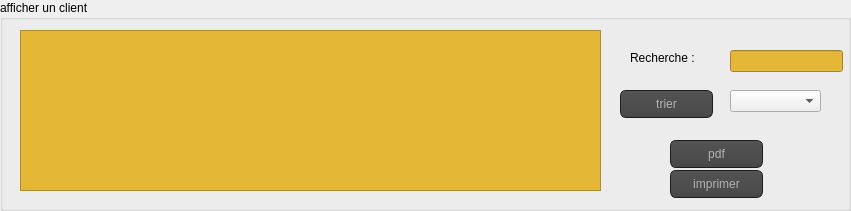
     <widget class="QGroupBox" name="groupBox_3">
      <property name="geometry">
       <rect>
        <x>20</x>
        <y>309</y>
        <width>851</width>
        <height>211</height>
       </rect>
      </property>
      <property name="title">
       <string>afficher un client </string>
      </property>
      <widget class="QTableView" name="tab_afficher">
       <property name="geometry">
        <rect>
         <x>20</x>
         <y>30</y>
         <width>581</width>
         <height>161</height>
        </rect>
       </property>
       <property name="styleSheet">
        <string notr="true">background-color: rgb(229, 183, 54);</string>
       </property>
      </widget>
      <widget class="QLineEdit" name="recherche">
       <property name="geometry">
        <rect>
         <x>730</x>
         <y>50</y>
         <width>113</width>
         <height>22</height>
        </rect>
       </property>
       <property name="styleSheet">
        <string notr="true">background-color: rgb(229, 183, 54);</string>
       </property>
      </widget>
      <widget class="QLabel" name="label_7">
       <property name="geometry">
        <rect>
         <x>630</x>
         <y>50</y>
         <width>91</width>
         <height>16</height>
        </rect>
       </property>
       <property name="text">
        <string>Recherche :</string>
       </property>
      </widget>
      <widget class="QComboBox" name="comboBox_tri">
       <property name="geometry">
        <rect>
         <x>730</x>
         <y>90</y>
         <width>91</width>
         <height>22</height>
        </rect>
       </property>
      </widget>
      <widget class="QPushButton" name="tri">
       <property name="geometry">
        <rect>
         <x>620</x>
         <y>90</y>
         <width>93</width>
         <height>28</height>
        </rect>
       </property>
       <property name="styleSheet">
        <string notr="true">

QToolTip
{
border: 1px solid black;
background-color: #ffa02f;
padding: 1px;
border-radius: 3px;
opacity: 100;
}

QWidget
{
color: #b1b1b1;
background-color: #323232;
}

QWidget:item:hover
{
background-color: QLinearGradient( x1: 0, y1: 0, x2: 0, y2: 1, stop: 0 #ffa02f, stop: 1 #ca0619);
color: #000000;
}

QWidget:item:selected
{
background-color: QLinearGradient( x1: 0, y1: 0, x2: 0, y2: 1, stop: 0 #ffa02f, stop: 1 #d7801a);
}

QMenuBar::item
{
background: transparent;
}

QMenuBar::item:selected
{
background: transparent;
border: 1px solid #ffaa00;
}

QMenuBar::item:pressed
{
background: #444;
border: 1px solid #000;
background-color: QLinearGradient(
x1:0, y1:0,
x2:0, y2:1,
stop:1 #212121,
stop:0.4 #343434/*,
stop:0.2 #343434,
stop:0.1 #ffaa00*/
);
margin-bottom:-1px;
padding-bottom:1px;
}

QMenu
{
border: 1px solid #000;
}

QMenu::item
{
padding: 2px 20px 2px 20px;
}

QMenu::item:selected
{
color: #000000;
}

QWidget:disabled
{
color: #404040;
background-color: #323232;
}

QAbstractItemView
{
background-color: QLinearGradient( x1: 0, y1: 0, x2: 0, y2: 1, stop: 0 #4d4d4d, stop: 0.1 #646464, stop: 1 #5d5d5d);
}

QWidget:focus
{
/*border: 2px solid QLinearGradient( x1: 0, y1: 0, x2: 0, y2: 1, stop: 0 #ffa02f, stop: 1 #d7801a);*/
}

QLineEdit
{
background-color: QLinearGradient( x1: 0, y1: 0, x2: 0, y2: 1, stop: 0 #4d4d4d, stop: 0 #646464, stop: 1 #5d5d5d);
padding: 1px;
border-style: solid;
border: 1px solid #1e1e1e;
border-radius: 5;
}

QPushButton
{
color: #b1b1b1;
background-color: QLinearGradient( x1: 0, y1: 0, x2: 0, y2: 1, stop: 0 #565656, stop: 0.1 #525252, stop: 0.5 #4e4e4e, stop: 0.9 #4a4a4a, stop: 1 #464646);
border-width: 1px;
border-color: #1e1e1e;
border-style: solid;
border-radius: 6;
padding: 3px;
font-size: 12px;
padding-left: 5px;
padding-right: 5px;
}

QPushButton:pressed
{
background-color: QLinearGradient( x1: 0, y1: 0, x2: 0, y2: 1, stop: 0 #2d2d2d, stop: 0.1 #2b2b2b, stop: 0.5 #292929, stop: 0.9 #282828, stop: 1 #252525);
}

QComboBox
{
selection-background-color: #ffaa00;
background-color: QLinearGradient( x1: 0, y1: 0, x2: 0, y2: 1, stop: 0 #565656, stop: 0.1 #525252, stop: 0.5 #4e4e4e, stop: 0.9 #4a4a4a, stop: 1 #464646);
border-style: solid;
border: 1px solid #1e1e1e;
border-radius: 5;
}

QComboBox:hover,QPushButton:hover
{
border: 2px solid QLinearGradient( x1: 0, y1: 0, x2: 0, y2: 1, stop: 0 #ffa02f, stop: 1 #d7801a);
}


QComboBox:on
{
padding-top: 3px;
padding-left: 4px;
background-color: QLinearGradient( x1: 0, y1: 0, x2: 0, y2: 1, stop: 0 #2d2d2d, stop: 0.1 #2b2b2b, stop: 0.5 #292929, stop: 0.9 #282828, stop: 1 #252525);
selection-background-color: #ffaa00;
}

QComboBox QAbstractItemView
{
border: 2px solid darkgray;
selection-background-color: QLinearGradient( x1: 0, y1: 0, x2: 0, y2: 1, stop: 0 #ffa02f, stop: 1 #d7801a);
}

QComboBox::drop-down
{
subcontrol-origin: padding;
subcontrol-position: top right;
width: 15px;

border-left-width: 0px;
border-left-color: darkgray;
border-left-style: solid; /* just a single line */
border-top-right-radius: 3px; /* same radius as the QComboBox */
border-bottom-right-radius: 3px;
}

QComboBox::down-arrow
{
image: url(:/down_arrow.png);
}

QGroupBox:focus
{
border: 2px solid QLinearGradient( x1: 0, y1: 0, x2: 0, y2: 1, stop: 0 #ffa02f, stop: 1 #d7801a);
}

QTextEdit:focus
{
border: 2px solid QLinearGradient( x1: 0, y1: 0, x2: 0, y2: 1, stop: 0 #ffa02f, stop: 1 #d7801a);
}

QScrollBar:horizontal {
border: 1px solid #222222;
background: QLinearGradient( x1: 0, y1: 0, x2: 0, y2: 1, stop: 0.0 #121212, stop: 0.2 #282828, stop: 1 #484848);
height: 7px;
margin: 0px 16px 0 16px;
}

QScrollBar::handle:horizontal
{
background: QLinearGradient( x1: 0, y1: 0, x2: 1, y2: 0, stop: 0 #ffa02f, stop: 0.5 #d7801a, stop: 1 #ffa02f);
min-height: 20px;
border-radius: 2px;
}

QScrollBar::add-line:horizontal {
border: 1px solid #1b1b19;
border-radius: 2px;
background: QLinearGradient( x1: 0, y1: 0, x2: 1, y2: 0, stop: 0 #ffa02f, stop: 1 #d7801a);
width: 14px;
subcontrol-position: right;
subcontrol-origin: margin;
}

QScrollBar::sub-line:horizontal {
border: 1px solid #1b1b19;
border-radius: 2px;
background: QLinearGradient( x1: 0, y1: 0, x2: 1, y2: 0, stop: 0 #ffa02f, stop: 1 #d7801a);
width: 14px;
subcontrol-position: left;
subcontrol-origin: margin;
}

QScrollBar::right-arrow:horizontal, QScrollBar::left-arrow:horizontal
{
border: 1px solid black;
width: 1px;
height: 1px;
background: white;
}

QScrollBar::add-page:horizontal, QScrollBar::sub-page:horizontal
{
background: none;
}

QScrollBar:vertical
{
background: QLinearGradient( x1: 0, y1: 0, x2: 1, y2: 0, stop: 0.0 #121212, stop: 0.2 #282828, stop: 1 #484848);
width: 7px;
margin: 16px 0 16px 0;
border: 1px solid #222222;
}

QScrollBar::handle:vertical
{
background: QLinearGradient( x1: 0, y1: 0, x2: 0, y2: 1, stop: 0 #ffa02f, stop: 0.5 #d7801a, stop: 1 #ffa02f);
min-height: 20px;
border-radius: 2px;
}

QScrollBar::add-line:vertical
{
border: 1px solid #1b1b19;
border-radius: 2px;
background: QLinearGradient( x1: 0, y1: 0, x2: 0, y2: 1, stop: 0 #ffa02f, stop: 1 #d7801a);
height: 14px;
subcontrol-position: bottom;
subcontrol-origin: margin;
}

QScrollBar::sub-line:vertical
{
border: 1px solid #1b1b19;
border-radius: 2px;
background: QLinearGradient( x1: 0, y1: 0, x2: 0, y2: 1, stop: 0 #d7801a, stop: 1 #ffa02f);
height: 14px;
subcontrol-position: top;
subcontrol-origin: margin;
}

QScrollBar::up-arrow:vertical, QScrollBar::down-arrow:vertical
{
border: 1px solid black;
width: 1px;
height: 1px;
background: white;
}


QScrollBar::add-page:vertical, QScrollBar::sub-page:vertical
{
background: none;
}

QTextEdit
{
background-color: #242424;
}

QPlainTextEdit
{
background-color: #242424;
}

QHeaderView::section
{
background-color: QLinearGradient(x1:0, y1:0, x2:0, y2:1, stop:0 #616161, stop: 0.5 #505050, stop: 0.6 #434343, stop:1 #656565);
color: white;
padding-left: 4px;
border: 1px solid #6c6c6c;
}

QCheckBox:disabled
{
color: #414141;
}

QDockWidget::title
{
text-align: center;
spacing: 3px; /* spacing between items in the tool bar */
background-color: QLinearGradient(x1:0, y1:0, x2:0, y2:1, stop:0 #323232, stop: 0.5 #242424, stop:1 #323232);
}

QDockWidget::close-button, QDockWidget::float-button
{
text-align: center;
spacing: 1px; /* spacing between items in the tool bar */
background-color: QLinearGradient(x1:0, y1:0, x2:0, y2:1, stop:0 #323232, stop: 0.5 #242424, stop:1 #323232);
}

QDockWidget::close-button:hover, QDockWidget::float-button:hover
{
background: #242424;
}

QDockWidget::close-button:pressed, QDockWidget::float-button:pressed
{
padding: 1px -1px -1px 1px;
}

QMainWindow::separator
{
background-color: QLinearGradient(x1:0, y1:0, x2:0, y2:1, stop:0 #161616, stop: 0.5 #151515, stop: 0.6 #212121, stop:1 #343434);
color: white;
padding-left: 4px;
border: 1px solid #4c4c4c;
spacing: 3px; /* spacing between items in the tool bar */
}

QMainWindow::separator:hover
{

background-color: QLinearGradient(x1:0, y1:0, x2:0, y2:1, stop:0 #d7801a, stop:0.5 #b56c17 stop:1 #ffa02f);
color: white;
padding-left: 4px;
border: 1px solid #6c6c6c;
spacing: 3px; /* spacing between items in the tool bar */
}

QToolBar::handle
{
spacing: 3px; /* spacing between items in the tool bar */
background: url(:/images/handle.png);
}

QMenu::separator
{
height: 2px;
background-color: QLinearGradient(x1:0, y1:0, x2:0, y2:1, stop:0 #161616, stop: 0.5 #151515, stop: 0.6 #212121, stop:1 #343434);
color: white;
padding-left: 4px;
margin-left: 10px;
margin-right: 5px;
}

QProgressBar
{
border: 2px solid grey;
border-radius: 5px;
text-align: center;
}

QProgressBar::chunk
{
background-color: #d7801a;
width: 2.15px;
margin: 0.5px;
}

QTabBar::tab {
color: #b1b1b1;
border: 1px solid #444;
border-bottom-style: none;
background-color: #323232;
padding-left: 10px;
padding-right: 10px;
padding-top: 3px;
padding-bottom: 2px;
margin-right: -1px;
}

QTabWidget::pane {
border: 1px solid #444;
top: 1px;
}

QTabBar::tab:last
{
margin-right: 0; /* the last selected tab has nothing to overlap with on the right */
border-top-right-radius: 3px;
}

QTabBar::tab:first:!selected
{
margin-left: 0px; /* the last selected tab has nothing to overlap with on the right */


border-top-left-radius: 3px;
}

QTabBar::tab:!selected
{
color: #b1b1b1;
border-bottom-style: solid;
margin-top: 3px;
background-color: QLinearGradient(x1:0, y1:0, x2:0, y2:1, stop:1 #212121, stop:.4 #343434);
}

QTabBar::tab:selected
{
border-top-left-radius: 3px;
border-top-right-radius: 3px;
margin-bottom: 0px;
}

QTabBar::tab:!selected:hover
{
/*border-top: 2px solid #ffaa00;
padding-bottom: 3px;*/
border-top-left-radius: 3px;
border-top-right-radius: 3px;
background-color: QLinearGradient(x1:0, y1:0, x2:0, y2:1, stop:1 #212121, stop:0.4 #343434, stop:0.2 #343434, stop:0.1 #ffaa00);
}

QRadioButton::indicator:checked, QRadioButton::indicator:unchecked{
color: #b1b1b1;
background-color: #323232;
border: 1px solid #b1b1b1;
border-radius: 6px;
}

QRadioButton::indicator:checked
{
background-color: qradialgradient(
cx: 0.5, cy: 0.5,
fx: 0.5, fy: 0.5,
radius: 1.0,
stop: 0.25 #ffaa00,
stop: 0.3 #323232
);
}

QCheckBox::indicator{
color: #b1b1b1;
background-color: #323232;
border: 1px solid #b1b1b1;
width: 9px;
height: 9px;
}

QRadioButton::indicator
{
border-radius: 6px;
}

QRadioButton::indicator:hover, QCheckBox::indicator:hover
{
border: 1px solid #ffaa00;
}

QCheckBox::indicator:checked
{
image:url(:/images/checkbox.png);
}

QCheckBox::indicator:disabled, QRadioButton::indicator:disabled
{
border: 1px solid #444;
}
</string>
       </property>
       <property name="text">
        <string>trier</string>
       </property>
      </widget>
      <widget class="QPushButton" name="pushButton_2">
       <property name="geometry">
        <rect>
         <x>670</x>
         <y>140</y>
         <width>93</width>
         <height>28</height>
        </rect>
       </property>
       <property name="styleSheet">
        <string notr="true">

QToolTip
{
border: 1px solid black;
background-color: #ffa02f;
padding: 1px;
border-radius: 3px;
opacity: 100;
}

QWidget
{
color: #b1b1b1;
background-color: #323232;
}

QWidget:item:hover
{
background-color: QLinearGradient( x1: 0, y1: 0, x2: 0, y2: 1, stop: 0 #ffa02f, stop: 1 #ca0619);
color: #000000;
}

QWidget:item:selected
{
background-color: QLinearGradient( x1: 0, y1: 0, x2: 0, y2: 1, stop: 0 #ffa02f, stop: 1 #d7801a);
}

QMenuBar::item
{
background: transparent;
}

QMenuBar::item:selected
{
background: transparent;
border: 1px solid #ffaa00;
}

QMenuBar::item:pressed
{
background: #444;
border: 1px solid #000;
background-color: QLinearGradient(
x1:0, y1:0,
x2:0, y2:1,
stop:1 #212121,
stop:0.4 #343434/*,
stop:0.2 #343434,
stop:0.1 #ffaa00*/
);
margin-bottom:-1px;
padding-bottom:1px;
}

QMenu
{
border: 1px solid #000;
}

QMenu::item
{
padding: 2px 20px 2px 20px;
}

QMenu::item:selected
{
color: #000000;
}

QWidget:disabled
{
color: #404040;
background-color: #323232;
}

QAbstractItemView
{
background-color: QLinearGradient( x1: 0, y1: 0, x2: 0, y2: 1, stop: 0 #4d4d4d, stop: 0.1 #646464, stop: 1 #5d5d5d);
}

QWidget:focus
{
/*border: 2px solid QLinearGradient( x1: 0, y1: 0, x2: 0, y2: 1, stop: 0 #ffa02f, stop: 1 #d7801a);*/
}

QLineEdit
{
background-color: QLinearGradient( x1: 0, y1: 0, x2: 0, y2: 1, stop: 0 #4d4d4d, stop: 0 #646464, stop: 1 #5d5d5d);
padding: 1px;
border-style: solid;
border: 1px solid #1e1e1e;
border-radius: 5;
}

QPushButton
{
color: #b1b1b1;
background-color: QLinearGradient( x1: 0, y1: 0, x2: 0, y2: 1, stop: 0 #565656, stop: 0.1 #525252, stop: 0.5 #4e4e4e, stop: 0.9 #4a4a4a, stop: 1 #464646);
border-width: 1px;
border-color: #1e1e1e;
border-style: solid;
border-radius: 6;
padding: 3px;
font-size: 12px;
padding-left: 5px;
padding-right: 5px;
}

QPushButton:pressed
{
background-color: QLinearGradient( x1: 0, y1: 0, x2: 0, y2: 1, stop: 0 #2d2d2d, stop: 0.1 #2b2b2b, stop: 0.5 #292929, stop: 0.9 #282828, stop: 1 #252525);
}

QComboBox
{
selection-background-color: #ffaa00;
background-color: QLinearGradient( x1: 0, y1: 0, x2: 0, y2: 1, stop: 0 #565656, stop: 0.1 #525252, stop: 0.5 #4e4e4e, stop: 0.9 #4a4a4a, stop: 1 #464646);
border-style: solid;
border: 1px solid #1e1e1e;
border-radius: 5;
}

QComboBox:hover,QPushButton:hover
{
border: 2px solid QLinearGradient( x1: 0, y1: 0, x2: 0, y2: 1, stop: 0 #ffa02f, stop: 1 #d7801a);
}


QComboBox:on
{
padding-top: 3px;
padding-left: 4px;
background-color: QLinearGradient( x1: 0, y1: 0, x2: 0, y2: 1, stop: 0 #2d2d2d, stop: 0.1 #2b2b2b, stop: 0.5 #292929, stop: 0.9 #282828, stop: 1 #252525);
selection-background-color: #ffaa00;
}

QComboBox QAbstractItemView
{
border: 2px solid darkgray;
selection-background-color: QLinearGradient( x1: 0, y1: 0, x2: 0, y2: 1, stop: 0 #ffa02f, stop: 1 #d7801a);
}

QComboBox::drop-down
{
subcontrol-origin: padding;
subcontrol-position: top right;
width: 15px;

border-left-width: 0px;
border-left-color: darkgray;
border-left-style: solid; /* just a single line */
border-top-right-radius: 3px; /* same radius as the QComboBox */
border-bottom-right-radius: 3px;
}

QComboBox::down-arrow
{
image: url(:/down_arrow.png);
}

QGroupBox:focus
{
border: 2px solid QLinearGradient( x1: 0, y1: 0, x2: 0, y2: 1, stop: 0 #ffa02f, stop: 1 #d7801a);
}

QTextEdit:focus
{
border: 2px solid QLinearGradient( x1: 0, y1: 0, x2: 0, y2: 1, stop: 0 #ffa02f, stop: 1 #d7801a);
}

QScrollBar:horizontal {
border: 1px solid #222222;
background: QLinearGradient( x1: 0, y1: 0, x2: 0, y2: 1, stop: 0.0 #121212, stop: 0.2 #282828, stop: 1 #484848);
height: 7px;
margin: 0px 16px 0 16px;
}

QScrollBar::handle:horizontal
{
background: QLinearGradient( x1: 0, y1: 0, x2: 1, y2: 0, stop: 0 #ffa02f, stop: 0.5 #d7801a, stop: 1 #ffa02f);
min-height: 20px;
border-radius: 2px;
}

QScrollBar::add-line:horizontal {
border: 1px solid #1b1b19;
border-radius: 2px;
background: QLinearGradient( x1: 0, y1: 0, x2: 1, y2: 0, stop: 0 #ffa02f, stop: 1 #d7801a);
width: 14px;
subcontrol-position: right;
subcontrol-origin: margin;
}

QScrollBar::sub-line:horizontal {
border: 1px solid #1b1b19;
border-radius: 2px;
background: QLinearGradient( x1: 0, y1: 0, x2: 1, y2: 0, stop: 0 #ffa02f, stop: 1 #d7801a);
width: 14px;
subcontrol-position: left;
subcontrol-origin: margin;
}

QScrollBar::right-arrow:horizontal, QScrollBar::left-arrow:horizontal
{
border: 1px solid black;
width: 1px;
height: 1px;
background: white;
}

QScrollBar::add-page:horizontal, QScrollBar::sub-page:horizontal
{
background: none;
}

QScrollBar:vertical
{
background: QLinearGradient( x1: 0, y1: 0, x2: 1, y2: 0, stop: 0.0 #121212, stop: 0.2 #282828, stop: 1 #484848);
width: 7px;
margin: 16px 0 16px 0;
border: 1px solid #222222;
}

QScrollBar::handle:vertical
{
background: QLinearGradient( x1: 0, y1: 0, x2: 0, y2: 1, stop: 0 #ffa02f, stop: 0.5 #d7801a, stop: 1 #ffa02f);
min-height: 20px;
border-radius: 2px;
}

QScrollBar::add-line:vertical
{
border: 1px solid #1b1b19;
border-radius: 2px;
background: QLinearGradient( x1: 0, y1: 0, x2: 0, y2: 1, stop: 0 #ffa02f, stop: 1 #d7801a);
height: 14px;
subcontrol-position: bottom;
subcontrol-origin: margin;
}

QScrollBar::sub-line:vertical
{
border: 1px solid #1b1b19;
border-radius: 2px;
background: QLinearGradient( x1: 0, y1: 0, x2: 0, y2: 1, stop: 0 #d7801a, stop: 1 #ffa02f);
height: 14px;
subcontrol-position: top;
subcontrol-origin: margin;
}

QScrollBar::up-arrow:vertical, QScrollBar::down-arrow:vertical
{
border: 1px solid black;
width: 1px;
height: 1px;
background: white;
}


QScrollBar::add-page:vertical, QScrollBar::sub-page:vertical
{
background: none;
}

QTextEdit
{
background-color: #242424;
}

QPlainTextEdit
{
background-color: #242424;
}

QHeaderView::section
{
background-color: QLinearGradient(x1:0, y1:0, x2:0, y2:1, stop:0 #616161, stop: 0.5 #505050, stop: 0.6 #434343, stop:1 #656565);
color: white;
padding-left: 4px;
border: 1px solid #6c6c6c;
}

QCheckBox:disabled
{
color: #414141;
}

QDockWidget::title
{
text-align: center;
spacing: 3px; /* spacing between items in the tool bar */
background-color: QLinearGradient(x1:0, y1:0, x2:0, y2:1, stop:0 #323232, stop: 0.5 #242424, stop:1 #323232);
}

QDockWidget::close-button, QDockWidget::float-button
{
text-align: center;
spacing: 1px; /* spacing between items in the tool bar */
background-color: QLinearGradient(x1:0, y1:0, x2:0, y2:1, stop:0 #323232, stop: 0.5 #242424, stop:1 #323232);
}

QDockWidget::close-button:hover, QDockWidget::float-button:hover
{
background: #242424;
}

QDockWidget::close-button:pressed, QDockWidget::float-button:pressed
{
padding: 1px -1px -1px 1px;
}

QMainWindow::separator
{
background-color: QLinearGradient(x1:0, y1:0, x2:0, y2:1, stop:0 #161616, stop: 0.5 #151515, stop: 0.6 #212121, stop:1 #343434);
color: white;
padding-left: 4px;
border: 1px solid #4c4c4c;
spacing: 3px; /* spacing between items in the tool bar */
}

QMainWindow::separator:hover
{

background-color: QLinearGradient(x1:0, y1:0, x2:0, y2:1, stop:0 #d7801a, stop:0.5 #b56c17 stop:1 #ffa02f);
color: white;
padding-left: 4px;
border: 1px solid #6c6c6c;
spacing: 3px; /* spacing between items in the tool bar */
}

QToolBar::handle
{
spacing: 3px; /* spacing between items in the tool bar */
background: url(:/images/handle.png);
}

QMenu::separator
{
height: 2px;
background-color: QLinearGradient(x1:0, y1:0, x2:0, y2:1, stop:0 #161616, stop: 0.5 #151515, stop: 0.6 #212121, stop:1 #343434);
color: white;
padding-left: 4px;
margin-left: 10px;
margin-right: 5px;
}

QProgressBar
{
border: 2px solid grey;
border-radius: 5px;
text-align: center;
}

QProgressBar::chunk
{
background-color: #d7801a;
width: 2.15px;
margin: 0.5px;
}

QTabBar::tab {
color: #b1b1b1;
border: 1px solid #444;
border-bottom-style: none;
background-color: #323232;
padding-left: 10px;
padding-right: 10px;
padding-top: 3px;
padding-bottom: 2px;
margin-right: -1px;
}

QTabWidget::pane {
border: 1px solid #444;
top: 1px;
}

QTabBar::tab:last
{
margin-right: 0; /* the last selected tab has nothing to overlap with on the right */
border-top-right-radius: 3px;
}

QTabBar::tab:first:!selected
{
margin-left: 0px; /* the last selected tab has nothing to overlap with on the right */


border-top-left-radius: 3px;
}

QTabBar::tab:!selected
{
color: #b1b1b1;
border-bottom-style: solid;
margin-top: 3px;
background-color: QLinearGradient(x1:0, y1:0, x2:0, y2:1, stop:1 #212121, stop:.4 #343434);
}

QTabBar::tab:selected
{
border-top-left-radius: 3px;
border-top-right-radius: 3px;
margin-bottom: 0px;
}

QTabBar::tab:!selected:hover
{
/*border-top: 2px solid #ffaa00;
padding-bottom: 3px;*/
border-top-left-radius: 3px;
border-top-right-radius: 3px;
background-color: QLinearGradient(x1:0, y1:0, x2:0, y2:1, stop:1 #212121, stop:0.4 #343434, stop:0.2 #343434, stop:0.1 #ffaa00);
}

QRadioButton::indicator:checked, QRadioButton::indicator:unchecked{
color: #b1b1b1;
background-color: #323232;
border: 1px solid #b1b1b1;
border-radius: 6px;
}

QRadioButton::indicator:checked
{
background-color: qradialgradient(
cx: 0.5, cy: 0.5,
fx: 0.5, fy: 0.5,
radius: 1.0,
stop: 0.25 #ffaa00,
stop: 0.3 #323232
);
}

QCheckBox::indicator{
color: #b1b1b1;
background-color: #323232;
border: 1px solid #b1b1b1;
width: 9px;
height: 9px;
}

QRadioButton::indicator
{
border-radius: 6px;
}

QRadioButton::indicator:hover, QCheckBox::indicator:hover
{
border: 1px solid #ffaa00;
}

QCheckBox::indicator:checked
{
image:url(:/images/checkbox.png);
}

QCheckBox::indicator:disabled, QRadioButton::indicator:disabled
{
border: 1px solid #444;
}
</string>
       </property>
       <property name="text">
        <string>pdf</string>
       </property>
      </widget>
      <widget class="QPushButton" name="pushButton_3">
       <property name="geometry">
        <rect>
         <x>670</x>
         <y>170</y>
         <width>93</width>
         <height>28</height>
        </rect>
       </property>
       <property name="styleSheet">
        <string notr="true">

QToolTip
{
border: 1px solid black;
background-color: #ffa02f;
padding: 1px;
border-radius: 3px;
opacity: 100;
}

QWidget
{
color: #b1b1b1;
background-color: #323232;
}

QWidget:item:hover
{
background-color: QLinearGradient( x1: 0, y1: 0, x2: 0, y2: 1, stop: 0 #ffa02f, stop: 1 #ca0619);
color: #000000;
}

QWidget:item:selected
{
background-color: QLinearGradient( x1: 0, y1: 0, x2: 0, y2: 1, stop: 0 #ffa02f, stop: 1 #d7801a);
}

QMenuBar::item
{
background: transparent;
}

QMenuBar::item:selected
{
background: transparent;
border: 1px solid #ffaa00;
}

QMenuBar::item:pressed
{
background: #444;
border: 1px solid #000;
background-color: QLinearGradient(
x1:0, y1:0,
x2:0, y2:1,
stop:1 #212121,
stop:0.4 #343434/*,
stop:0.2 #343434,
stop:0.1 #ffaa00*/
);
margin-bottom:-1px;
padding-bottom:1px;
}

QMenu
{
border: 1px solid #000;
}

QMenu::item
{
padding: 2px 20px 2px 20px;
}

QMenu::item:selected
{
color: #000000;
}

QWidget:disabled
{
color: #404040;
background-color: #323232;
}

QAbstractItemView
{
background-color: QLinearGradient( x1: 0, y1: 0, x2: 0, y2: 1, stop: 0 #4d4d4d, stop: 0.1 #646464, stop: 1 #5d5d5d);
}

QWidget:focus
{
/*border: 2px solid QLinearGradient( x1: 0, y1: 0, x2: 0, y2: 1, stop: 0 #ffa02f, stop: 1 #d7801a);*/
}

QLineEdit
{
background-color: QLinearGradient( x1: 0, y1: 0, x2: 0, y2: 1, stop: 0 #4d4d4d, stop: 0 #646464, stop: 1 #5d5d5d);
padding: 1px;
border-style: solid;
border: 1px solid #1e1e1e;
border-radius: 5;
}

QPushButton
{
color: #b1b1b1;
background-color: QLinearGradient( x1: 0, y1: 0, x2: 0, y2: 1, stop: 0 #565656, stop: 0.1 #525252, stop: 0.5 #4e4e4e, stop: 0.9 #4a4a4a, stop: 1 #464646);
border-width: 1px;
border-color: #1e1e1e;
border-style: solid;
border-radius: 6;
padding: 3px;
font-size: 12px;
padding-left: 5px;
padding-right: 5px;
}

QPushButton:pressed
{
background-color: QLinearGradient( x1: 0, y1: 0, x2: 0, y2: 1, stop: 0 #2d2d2d, stop: 0.1 #2b2b2b, stop: 0.5 #292929, stop: 0.9 #282828, stop: 1 #252525);
}

QComboBox
{
selection-background-color: #ffaa00;
background-color: QLinearGradient( x1: 0, y1: 0, x2: 0, y2: 1, stop: 0 #565656, stop: 0.1 #525252, stop: 0.5 #4e4e4e, stop: 0.9 #4a4a4a, stop: 1 #464646);
border-style: solid;
border: 1px solid #1e1e1e;
border-radius: 5;
}

QComboBox:hover,QPushButton:hover
{
border: 2px solid QLinearGradient( x1: 0, y1: 0, x2: 0, y2: 1, stop: 0 #ffa02f, stop: 1 #d7801a);
}


QComboBox:on
{
padding-top: 3px;
padding-left: 4px;
background-color: QLinearGradient( x1: 0, y1: 0, x2: 0, y2: 1, stop: 0 #2d2d2d, stop: 0.1 #2b2b2b, stop: 0.5 #292929, stop: 0.9 #282828, stop: 1 #252525);
selection-background-color: #ffaa00;
}

QComboBox QAbstractItemView
{
border: 2px solid darkgray;
selection-background-color: QLinearGradient( x1: 0, y1: 0, x2: 0, y2: 1, stop: 0 #ffa02f, stop: 1 #d7801a);
}

QComboBox::drop-down
{
subcontrol-origin: padding;
subcontrol-position: top right;
width: 15px;

border-left-width: 0px;
border-left-color: darkgray;
border-left-style: solid; /* just a single line */
border-top-right-radius: 3px; /* same radius as the QComboBox */
border-bottom-right-radius: 3px;
}

QComboBox::down-arrow
{
image: url(:/down_arrow.png);
}

QGroupBox:focus
{
border: 2px solid QLinearGradient( x1: 0, y1: 0, x2: 0, y2: 1, stop: 0 #ffa02f, stop: 1 #d7801a);
}

QTextEdit:focus
{
border: 2px solid QLinearGradient( x1: 0, y1: 0, x2: 0, y2: 1, stop: 0 #ffa02f, stop: 1 #d7801a);
}

QScrollBar:horizontal {
border: 1px solid #222222;
background: QLinearGradient( x1: 0, y1: 0, x2: 0, y2: 1, stop: 0.0 #121212, stop: 0.2 #282828, stop: 1 #484848);
height: 7px;
margin: 0px 16px 0 16px;
}

QScrollBar::handle:horizontal
{
background: QLinearGradient( x1: 0, y1: 0, x2: 1, y2: 0, stop: 0 #ffa02f, stop: 0.5 #d7801a, stop: 1 #ffa02f);
min-height: 20px;
border-radius: 2px;
}

QScrollBar::add-line:horizontal {
border: 1px solid #1b1b19;
border-radius: 2px;
background: QLinearGradient( x1: 0, y1: 0, x2: 1, y2: 0, stop: 0 #ffa02f, stop: 1 #d7801a);
width: 14px;
subcontrol-position: right;
subcontrol-origin: margin;
}

QScrollBar::sub-line:horizontal {
border: 1px solid #1b1b19;
border-radius: 2px;
background: QLinearGradient( x1: 0, y1: 0, x2: 1, y2: 0, stop: 0 #ffa02f, stop: 1 #d7801a);
width: 14px;
subcontrol-position: left;
subcontrol-origin: margin;
}

QScrollBar::right-arrow:horizontal, QScrollBar::left-arrow:horizontal
{
border: 1px solid black;
width: 1px;
height: 1px;
background: white;
}

QScrollBar::add-page:horizontal, QScrollBar::sub-page:horizontal
{
background: none;
}

QScrollBar:vertical
{
background: QLinearGradient( x1: 0, y1: 0, x2: 1, y2: 0, stop: 0.0 #121212, stop: 0.2 #282828, stop: 1 #484848);
width: 7px;
margin: 16px 0 16px 0;
border: 1px solid #222222;
}

QScrollBar::handle:vertical
{
background: QLinearGradient( x1: 0, y1: 0, x2: 0, y2: 1, stop: 0 #ffa02f, stop: 0.5 #d7801a, stop: 1 #ffa02f);
min-height: 20px;
border-radius: 2px;
}

QScrollBar::add-line:vertical
{
border: 1px solid #1b1b19;
border-radius: 2px;
background: QLinearGradient( x1: 0, y1: 0, x2: 0, y2: 1, stop: 0 #ffa02f, stop: 1 #d7801a);
height: 14px;
subcontrol-position: bottom;
subcontrol-origin: margin;
}

QScrollBar::sub-line:vertical
{
border: 1px solid #1b1b19;
border-radius: 2px;
background: QLinearGradient( x1: 0, y1: 0, x2: 0, y2: 1, stop: 0 #d7801a, stop: 1 #ffa02f);
height: 14px;
subcontrol-position: top;
subcontrol-origin: margin;
}

QScrollBar::up-arrow:vertical, QScrollBar::down-arrow:vertical
{
border: 1px solid black;
width: 1px;
height: 1px;
background: white;
}


QScrollBar::add-page:vertical, QScrollBar::sub-page:vertical
{
background: none;
}

QTextEdit
{
background-color: #242424;
}

QPlainTextEdit
{
background-color: #242424;
}

QHeaderView::section
{
background-color: QLinearGradient(x1:0, y1:0, x2:0, y2:1, stop:0 #616161, stop: 0.5 #505050, stop: 0.6 #434343, stop:1 #656565);
color: white;
padding-left: 4px;
border: 1px solid #6c6c6c;
}

QCheckBox:disabled
{
color: #414141;
}

QDockWidget::title
{
text-align: center;
spacing: 3px; /* spacing between items in the tool bar */
background-color: QLinearGradient(x1:0, y1:0, x2:0, y2:1, stop:0 #323232, stop: 0.5 #242424, stop:1 #323232);
}

QDockWidget::close-button, QDockWidget::float-button
{
text-align: center;
spacing: 1px; /* spacing between items in the tool bar */
background-color: QLinearGradient(x1:0, y1:0, x2:0, y2:1, stop:0 #323232, stop: 0.5 #242424, stop:1 #323232);
}

QDockWidget::close-button:hover, QDockWidget::float-button:hover
{
background: #242424;
}

QDockWidget::close-button:pressed, QDockWidget::float-button:pressed
{
padding: 1px -1px -1px 1px;
}

QMainWindow::separator
{
background-color: QLinearGradient(x1:0, y1:0, x2:0, y2:1, stop:0 #161616, stop: 0.5 #151515, stop: 0.6 #212121, stop:1 #343434);
color: white;
padding-left: 4px;
border: 1px solid #4c4c4c;
spacing: 3px; /* spacing between items in the tool bar */
}

QMainWindow::separator:hover
{

background-color: QLinearGradient(x1:0, y1:0, x2:0, y2:1, stop:0 #d7801a, stop:0.5 #b56c17 stop:1 #ffa02f);
color: white;
padding-left: 4px;
border: 1px solid #6c6c6c;
spacing: 3px; /* spacing between items in the tool bar */
}

QToolBar::handle
{
spacing: 3px; /* spacing between items in the tool bar */
background: url(:/images/handle.png);
}

QMenu::separator
{
height: 2px;
background-color: QLinearGradient(x1:0, y1:0, x2:0, y2:1, stop:0 #161616, stop: 0.5 #151515, stop: 0.6 #212121, stop:1 #343434);
color: white;
padding-left: 4px;
margin-left: 10px;
margin-right: 5px;
}

QProgressBar
{
border: 2px solid grey;
border-radius: 5px;
text-align: center;
}

QProgressBar::chunk
{
background-color: #d7801a;
width: 2.15px;
margin: 0.5px;
}

QTabBar::tab {
color: #b1b1b1;
border: 1px solid #444;
border-bottom-style: none;
background-color: #323232;
padding-left: 10px;
padding-right: 10px;
padding-top: 3px;
padding-bottom: 2px;
margin-right: -1px;
}

QTabWidget::pane {
border: 1px solid #444;
top: 1px;
}

QTabBar::tab:last
{
margin-right: 0; /* the last selected tab has nothing to overlap with on the right */
border-top-right-radius: 3px;
}

QTabBar::tab:first:!selected
{
margin-left: 0px; /* the last selected tab has nothing to overlap with on the right */


border-top-left-radius: 3px;
}

QTabBar::tab:!selected
{
color: #b1b1b1;
border-bottom-style: solid;
margin-top: 3px;
background-color: QLinearGradient(x1:0, y1:0, x2:0, y2:1, stop:1 #212121, stop:.4 #343434);
}

QTabBar::tab:selected
{
border-top-left-radius: 3px;
border-top-right-radius: 3px;
margin-bottom: 0px;
}

QTabBar::tab:!selected:hover
{
/*border-top: 2px solid #ffaa00;
padding-bottom: 3px;*/
border-top-left-radius: 3px;
border-top-right-radius: 3px;
background-color: QLinearGradient(x1:0, y1:0, x2:0, y2:1, stop:1 #212121, stop:0.4 #343434, stop:0.2 #343434, stop:0.1 #ffaa00);
}

QRadioButton::indicator:checked, QRadioButton::indicator:unchecked{
color: #b1b1b1;
background-color: #323232;
border: 1px solid #b1b1b1;
border-radius: 6px;
}

QRadioButton::indicator:checked
{
background-color: qradialgradient(
cx: 0.5, cy: 0.5,
fx: 0.5, fy: 0.5,
radius: 1.0,
stop: 0.25 #ffaa00,
stop: 0.3 #323232
);
}

QCheckBox::indicator{
color: #b1b1b1;
background-color: #323232;
border: 1px solid #b1b1b1;
width: 9px;
height: 9px;
}

QRadioButton::indicator
{
border-radius: 6px;
}

QRadioButton::indicator:hover, QCheckBox::indicator:hover
{
border: 1px solid #ffaa00;
}

QCheckBox::indicator:checked
{
image:url(:/images/checkbox.png);
}

QCheckBox::indicator:disabled, QRadioButton::indicator:disabled
{
border: 1px solid #444;
}
</string>
       </property>
       <property name="text">
        <string>imprimer</string>
       </property>
      </widget>
     </widget>
